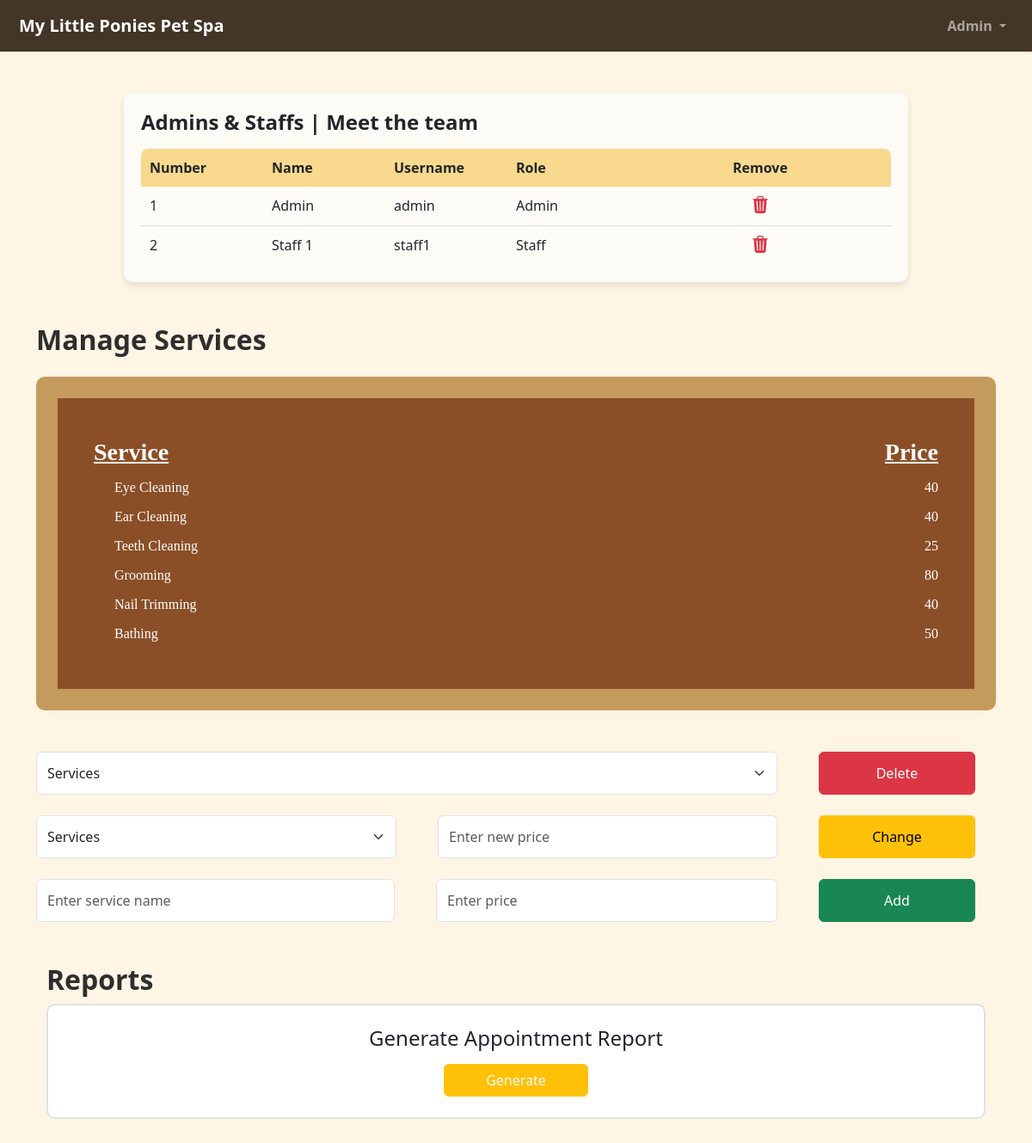
/ownerDashboard (signed in), run on the app's committed database.
### tables this page shows
CREATE TABLE users(
id INTEGER PRIMARY KEY AUTOINCREMENT,
type TEXT NOT NULL,
username TEXT NOT NULL,
user_object BLOB NOT NULL);

CREATE TABLE services(
id INTEGER PRIMARY KEY AUTOINCREMENT,
name TEXT NOT NULL,
price INTEGER NOT NULL);

### apptesting.py (the view)
@app.route('/ownerDashboard')
def ownerDashboard():
    db.execute('SELECT * FROM users WHERE id=?', [session['user_id']])
    user = db.fetchall()
    name = pickle.loads(user[0]['user_object']).name
    flash(name)
    db.execute("SELECT * FROM users WHERE type = 'Admin' OR type = 'Staff'")
    staffs = db.fetchall()
    staff_list = []
    for staff in staffs:
        staff_list.append([(pickle.loads(staff['user_object'])).name,staff['username'], staff['type']])
    flash(staff_list)
    db.execute('SELECT * FROM services')
    services = db.fetchall()
    serviceList = []
    for service in services:
        serviceList.append([service['name'], service['price']])
    flash(serviceList)
    serviceListToDelete = []
    for service in services:
        serviceListToDelete.append(service['name'])
    flash(serviceListToDelete)
    return render_template('owner_dashboard.html')

### apptesting.py (called while the page is built)
    @property
    def name(self):
        return self.__name

### templates/owner_dashboard.html (shortened to what this page needs)
{% extends 'layout.html' %}
{% block nav %}
<a class="navbar-brand" href="{{ url_for('userMain') }}">My Little Ponies Pet Spa</a>
<div class="collapse navbar-collapse" id="navbarNav">
    <ul class="navbar-nav ms-auto">
        <li class="nav-item dropdown">
            <a class="nav-link dropdown-toggle" href="#" id="userDropdown" role="button" data-bs-toggle="dropdown" aria-expanded="false">
                {% with message = get_flashed_messages() %}
                    {{ message[0] }}
                {% endwith %}
            </a>
          </li>
    </ul>
</div>
{% endblock %}
{% block main %}
        <div class="container my-5 p-0">
            <div class="table-container">
                <h4 class="mb-3 fw-bold">Admins & Staffs | Meet the team</h4>
                <div class="table-header d-flex">
                    <div class="col-2">Number</div>
                    <div class="col-2">Name</div>
                    <div class="col-2">Username</div>
                    <div class="col-2">Role</div>
                    <div class="col-4 text-center">Remove</div>
                </div>
                <div id="staff-list">
                    {% with staffs = get_flashed_messages() %}
                        {% for staff in staffs[1] %}
                            <div class="table-row d-flex">
                                <div class="col-2">{{ loop.index }}</div>
                                <div class="col-2">{{ staff[0] }}</div>
                                <div class="col-2">{{ staff[1] }}</div>
                                <div class="col-2">{{ staff[2] }}</div>
                                <div class="col-4 text-center">
                                    <button class="p-0 border-0" style="background-color: transparent;">
                                        <i class="bi bi-trash3-fill h5 text-danger"></i>
                                    </button>
                                </div>
                            </div>
                        {% endfor %}
                    {% endwith %}
                </div>
            </div>
        <div class="container">
            <h2 class="mt-5 mb-4 fw-bold">Manage Services</h2>
            <div class="service-card">
            <div class="row mb-2 fw-bold">
                <div class="col-8 fs-3 text-decoration-underline">Service</div>
                <div class="col-4 text-end fs-3 text-decoration-underline">Price</div>
            </div>
            {% with messages = get_flashed_messages() %}
                {% for service in messages[2] %}
                    <div class="row mb-2">
                        <div class="col-8">
                        <div class="form-check">
                            <label class="form-check-label" for="eyeCleaning">{{ service[0] }}</label>
                        </div>
                        </div>
                        <div class="col-4 text-end">{{ service[1] }}</div>
                    </div>
                {% endfor %}
            {% endwith %}
        </div>
        <form method="POST" action="{{ url_for('deleteService') }}">
            <div class="row container mt-5 gap-5 d-flex flex-wrap justify-content-between">
                <select class="form-select col form-control" name="serviceToDelete" style="background-color: #fff;">
                    <option selected disabled>Services</option>
                </select>
                <button class="btn col-2 btn-danger" type="submit">Delete</button>
            </div>
        </form>
         <form method="POST" action="{{ url_for('changeServicePrice') }}">
             <div class="row container mt-4 gap-5 d-flex flex-wrap justify-content-between">
                 <select class="form-select col" name="serviceToChange" style="background-color: #fff;">
                   <option selected disabled>Services</option>
                 </select>
                 <input type="text" name="newServicePrice" class="form-control text-start col" style="background-color: #fff;" placeholder="Enter new price">
                 <button class="btn col-2 btn-warning">Change</button>
             </div>
         </form>
         <form method="POST" action="{{ url_for('addNewService') }}">
             <div class="row container my-4 gap-5 d-flex flex-wrap justify-content-between">
                 <input type="text" class="form-control w-auto text-start col" name="addedServiceName" style="background-color: #fff; padding-right:32px" placeholder="Enter service name">
                 <input type="text" class="form-control w-auto text-start col" name="addedServicePrice" style="background-color: #fff;" placeholder="Enter price">
                 <button class="btn col-2 btn-success">Add</button>
             </div>
         </form>
        <div class="container mt-5">
            <h2 class="fw-bold">Reports</h2>
            <div class="p-4 border border-2 mt-2 d-flex flex-column align-items-center justify-content-between" style="background-color: #fff;">
                <h4>Generate Appointment Report</h4>
                <form method="POST" action="{{ url_for('ownerGenerateReport') }}">
                    <button class="btn btn-warning text-light mt-2 px-5"type="submit">Generate</button>
                </form>
            </div>
        </div>
{% endblock %}

### static/main.css (style rules this page uses)
body { background-color:#FFF5E4; display: flex; flex-direction: column; align-items: center; justify-content: center; }
.service-card { background-color: #8B4F27; color: white; padding: 42px; border-radius: 10px; border: 25px solid #C59A5D; font-family: 'Indie Flower', cursive; }
h2 { color: #2e2e2e; }
.table-container { max-width: 80%; margin: auto; background: #fdfbf6; padding: 20px; border-radius: 10px; box-shadow: 0px 4px 8px rgba(0, 0, 0, 0.1); }
.table-header { background-color: #f8d98d; font-weight: bold; padding: 10px; border-radius: 8px 8px 0 0; }
.table-row { padding: 10px; border-bottom: 1px solid #ddd; }
.table-row:last-child { border-bottom: none; }
.form-control { text-align: start; padding: 12px; }
.border { border-radius: 10px; }

### data on the page
users: staff "Admin", username "admin", type "Admin"
users: staff "Staff 1", username "staff1", type "Staff"
services: name "Eye Cleaning", price "40"
services: name "Ear Cleaning", price "40"
services: name "Teeth Cleaning", price "25"
services: name "Grooming", price "80"
services: name "Nail Trimming", price "40"
services: name "Bathing", price "50"

### other printed values
{{ message[0] }} "Admin"
